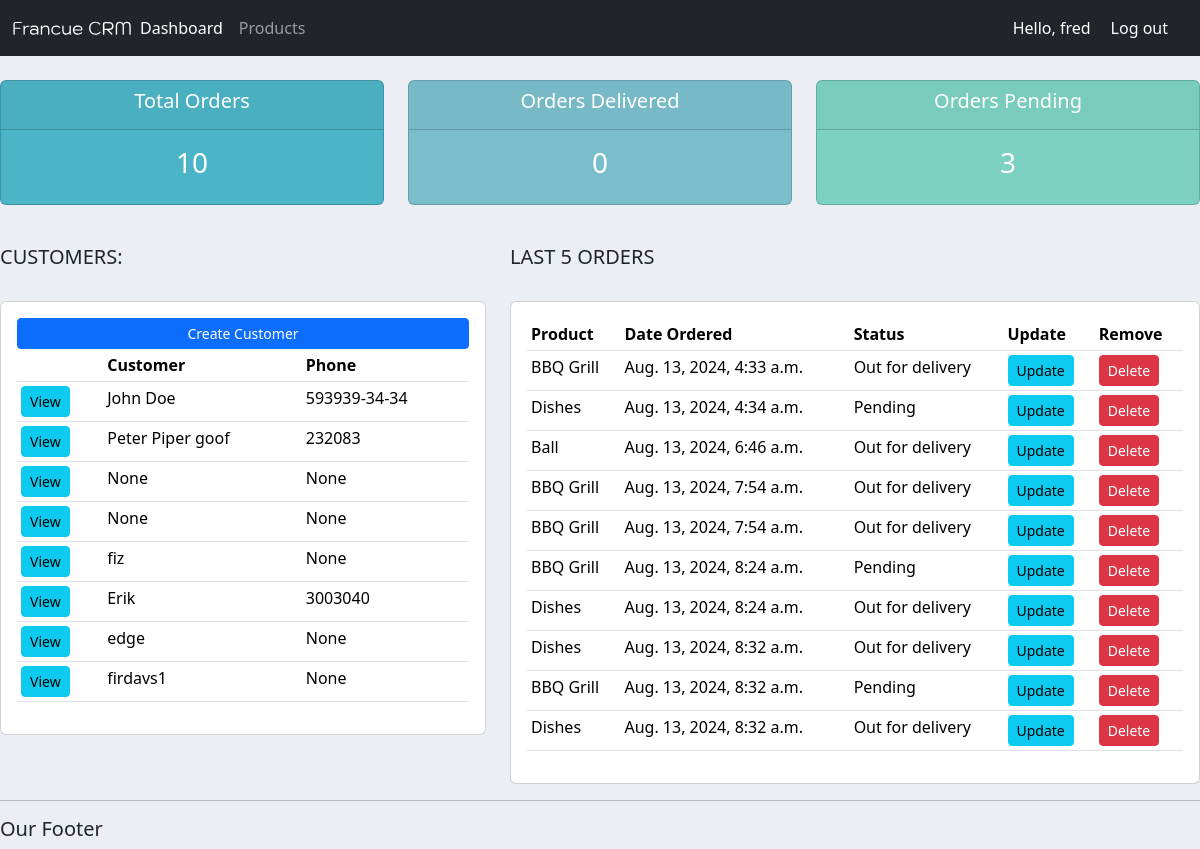
The app's page / (signed in) with its own data.
### accounts/models.py (models this page shows, shortened)
class Customer(models.Model):
    user = models.OneToOneField(User, null=True, blank=True, on_delete=models.CASCADE)
    name = models.CharField(max_length=200, null=True)
    phone = models.CharField(max_length=200, null=True)
    email = models.CharField(max_length=200, null=True)
    profile_pic = models.ImageField(default="problems.png", null=True, blank=True)
    date_created = models.DateTimeField(auto_now_add=True)

class Order(models.Model):
    STATUS = (
        ('Pending', 'Pending'),
        ('Out for delivery', 'Out for delivery'),
        ('Delivered', 'Delivered'),
        )
    customer = models.ForeignKey(Customer, null=True, on_delete=models.SET_NULL)
    product = models.ForeignKey(Product, null=True, on_delete=models.SET_NULL)
    date_created = models.DateTimeField(auto_now_add=True, null=True)
    status = models.CharField(max_length=200, null=True, choices=STATUS)
    note = models.CharField(max_length=1000, null=True)

class Product(models.Model):
    CATEGORY = (
        ('Indoor', 'Indoor'),
        ('Outdoor', 'Outdoor'),
        )
    name = models.CharField(max_length=200, null=True)
    price = models.FloatField(null=True)
    category = models.CharField(max_length=200, null=True, choices=CATEGORY)
    description = models.CharField(max_length=200, null=True, blank=True)
    date_created = models.DateTimeField(auto_now_add=True, null=True)
    tags = models.ManyToManyField(Tag)
    def __str__(self):
        return self.name

### accounts/decorators.py (the view)
    def wrapper_func(request, *args, **kwargs):
        group = None
        if request.user.groups.exists():
            group = request.user.groups.all()[0].name
        if group == 'customer':
            return redirect('user-page')
        if group == 'admin':
            return view_func(request, *args, **kwargs)

### accounts/views.py (called while the page is built)
@login_required(login_url='login')
@admin_only
def home(request):
    orders = Order.objects.all()
    customers = Customer.objects.all()
    total_customers = customers.count()
    total_orders = orders.count()
    delivered = orders.filter(status = 'Delivered').count()
    pending = orders.filter(status = 'Pending').count()
    context = {
        'orders': orders,
        'customers': customers,
        'total_orders': total_orders,
        'delivered': delivered,
        'pending': pending
    }
    return render(request, 'accounts/dashboard.html', context)

### accounts/templates/accounts/dashboard.html (shortened to what this page needs)
{% extends 'accounts/main.html' %}
{% block content %}
{% include 'accounts/status.html' %}
<br>
<div class="row">
    <div class="col-md-5">
        <h5>CUSTOMERS:</h5>
        <br>
        <div class="card card-body">
            <a class="btn btn-primary btn-sm btn-block" href="">Create Customer</a>
            <table class="table table-sm">
                <tr>
                    <th></th>
                    <th>Customer</th>
                    <th>Phone</th>
                </tr>
                {% for customer in customers %}
                    <tr>
                        <td><a class="btn btn-sm btn-info" href="{% url 'customer' customer.id %}">View</a></td>
                        <td>{{customer.name}}</td>
                        <td>{{customer.phone}}</td>
                    </tr>
                {% endfor %}
            </table>
        </div>
    </div>
    <div class="col-md-7">
        <h5>LAST 5 ORDERS</h5>
        <br>
        <div class="card card-body">
            <table class="table table-sm">
                <tr>
                    <th>Product</th>
                    <th>Date Ordered</th>
                    <th>Status</th>
                    <th>Update</th>
                    <th>Remove</th>
                </tr>
                {% for order in orders %}
                    <tr>
                        <td>{{order.product}}</td>
                        <td>{{order.date_created}}</td>
                        <td>{{order.status}}</td>
                        <td><a class="btn btn-sm btn-info" href="{% url 'update_order' order.id %}">Update</a></td>
                        <td><a class="btn btn-sm btn-danger" href="{% url 'delete_order' order.id %}">Delete</a></td>
                    </tr>
                {% endfor %}
            </table>
        </div>
    </div>
</div>
{% endblock %}

### accounts/templates/accounts/main.html (shortened to what this page needs)
{% load static %}
<!DOCTYPE html>
<html>
<head>
    <link href="https://cdn.jsdelivr.net/npm/bootstrap@5.3.3/dist/css/bootstrap.min.css" rel="stylesheet">
    <link rel="stylesheet" type="text/css" href="{% static 'css/main.css' %}">
</head>
<body>
    {% include 'accounts/navbar.html' %}
    {% block content %}
    {% endblock %}
    <hr>
    <h5>Our Footer</h5>
</body>
</html>

### accounts/templates/accounts/navbar.html (shortened to what this page needs)
{% load static %}
<nav class="navbar navbar-expand-lg navbar-dark bg-dark">
    <div class="container-fluid">
      <img src="{% static 'images/logo.svg' %}" width="120px">
      <div class="collapse navbar-collapse" id="navbarNav">
        <ul class="navbar-nav">
          {% if request.user.is_staff %}
            <li class="nav-item">
              <a class="nav-link active" href="{% url 'home' %}">Dashboard</a>
            </li>
            <li class="nav-item">
              <a class="nav-link" href="{% url 'products' %}">Products</a>
            </li>
          {% else %}
            <li class="nav-item">
              <a class="nav-link" href="{% url 'account' %}">Settings</a>
            </li>
          {% endif %}
        </ul>
      </div>
      <span class="hello-msg">Hello, {{ request.user }}</span>
      <span><a class="hello-msg" href="{% url 'logout' %}">Log out</a></span>
    </div>
</nav>

### accounts/templates/accounts/status.html
<br>
<div class="row align-items-end">
    <div class="col">
        <div class="col-md">
            <div class="card text-center text-white mb-3" id="total-orders">
                <div class="card-header">
                    <h5 class="card-title">Total Orders</h5>
                </div>
                <div class="card-body">
                    <h3 class="card-title">{{total_orders}}</h3>
                </div>
            </div>
        </div>
    </div>
    <div class="col">
        <div class="col-md">
            <div class="card text-center text-white mb-3" id="orders-delivered">
                <div class="card-header">
                    <h5 class="card-title">Orders Delivered</h5>
                </div>
                <div class="card-body">
                    <h3 class="card-title">{{delivered}}</h3>
                </div>
            </div>
        </div>
    </div>
    <div class="col">
        <div class="col-md">
            <div class="card text-center text-white mb-3" id="orders-pending">
                <div class="card-header">
                    <h5 class="card-title">Orders Pending</h5>
                </div>
                <div class="card-body">
                    <h3 class="card-title">{{pending}}</h3>
                </div>
            </div>
        </div>
    </div>
</div>

### static/css/main.css (style rules this page uses)
body { background-color: #ebeff5; }
#total-orders { background-color: #4cb4c7; }
#orders-delivered { background-color: #7abecc; }
#orders-pending { background-color: #7CD1C0; }

### accounts/templates/accounts/navbar.html (style rules this page uses)
.hello-msg { fontsize: 18px; color: #fff; margin-right: 20px; text-decoration: none; }

### records on screen
Customer: name "John Doe", phone "593939-34-34"
Customer: name "Peter Piper goof", phone "232083"
Customer: name "None", phone "None"
Customer: name "None", phone "None"
Customer: name "fiz", phone "None"
Customer: name "Erik", phone "3003040"
Customer: name "edge", phone "None"
Customer: name "firdavs1", phone "None"
Order: product "BBQ Grill", date_created "Aug. 13, 2024, 4:33 a.m.", status "Out for delivery"
Order: product "Dishes", date_created "Aug. 13, 2024, 4:34 a.m.", status "Pending"
Order: product "Ball", date_created "Aug. 13, 2024, 6:46 a.m.", status "Out for delivery"
Order: product "BBQ Grill", date_created "Aug. 13, 2024, 7:54 a.m.", status "Out for delivery"
Order: product "BBQ Grill", date_created "Aug. 13, 2024, 7:54 a.m.", status "Out for delivery"
Order: product "BBQ Grill", date_created "Aug. 13, 2024, 8:24 a.m.", status "Pending"
Order: product "Dishes", date_created "Aug. 13, 2024, 8:24 a.m.", status "Out for delivery"
Order: product "Dishes", date_created "Aug. 13, 2024, 8:32 a.m.", status "Out for delivery"
Order: product "BBQ Grill", date_created "Aug. 13, 2024, 8:32 a.m.", status "Pending"
Order: product "Dishes", date_created "Aug. 13, 2024, 8:32 a.m.", status "Out for delivery"

### other values on screen
{{ request.user }} "fred"
{{ total_orders }} "10"
{{ delivered }} "0"
{{ pending }} "3"
